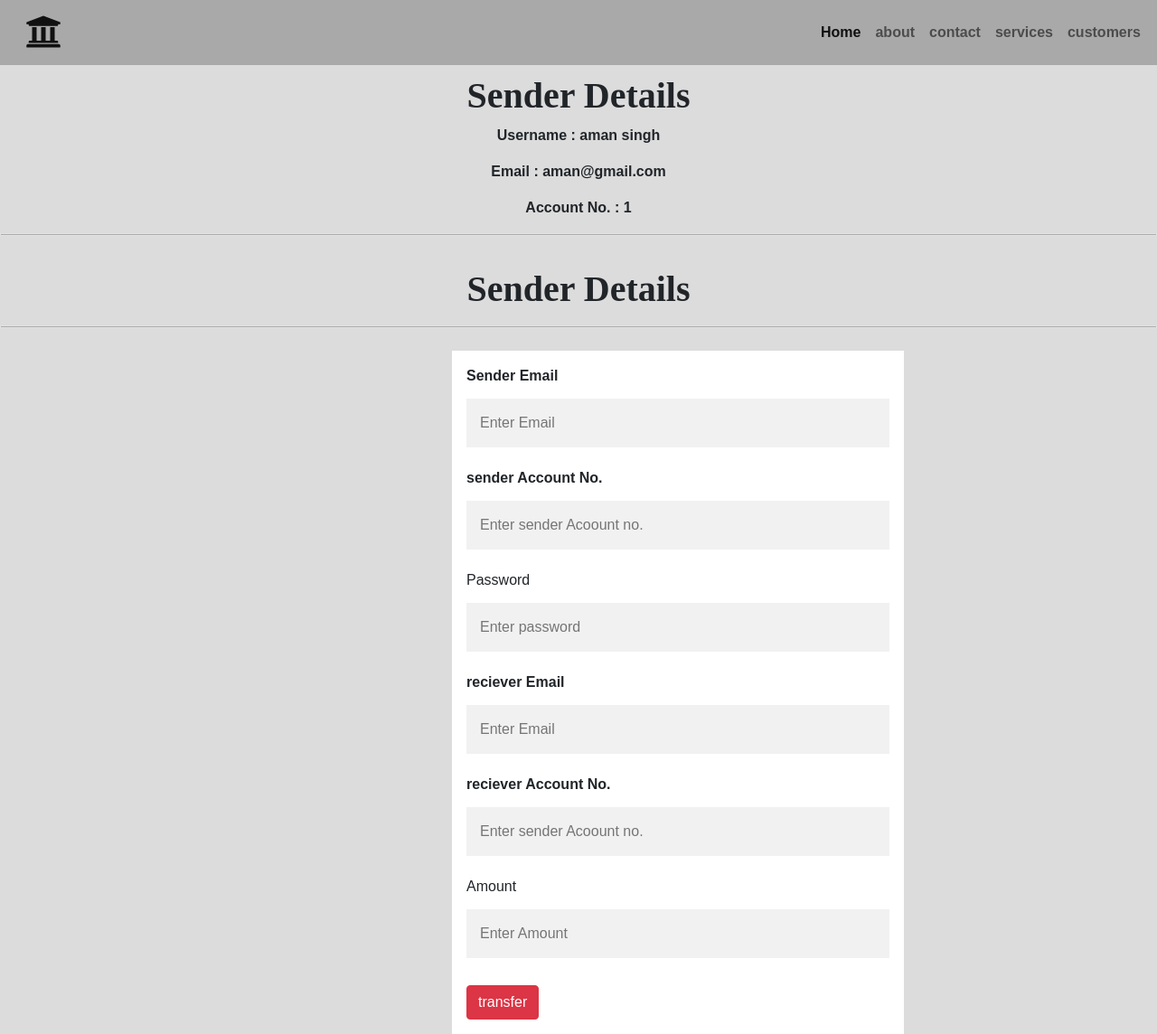
Screenshot of /make_transaction/8451294562 with the database file from the repository.
### core/models.py (models this page shows)
class Customers(models.Model):
    first_name = models.CharField(max_length=100)
    last_name = models.CharField(max_length=100)
    user_email = models.EmailField(max_length=100, unique=True)
    acoount_no = models.CharField(max_length=220, unique=True)
    password = models.CharField(max_length=100)
    current_balance = models.FloatField(
        validators=[MinValueValidator(3000.00)])

### core/views.py (the view)
# urls.py: path('make_transaction/<int:id>', make_transaction, name="make_transaction"),
def make_transaction(request, id):
    o_cust = Customers.objects.get(acoount_no=id)
    context = {
        'user_email': o_cust.user_email,
        'first_name': o_cust.first_name,
        'last_name': o_cust.last_name,
        'acoount_no': o_cust.id,
        'flag': 0,
    }
    return render(request, 'make_transaction.html', context)

### core/templates/make_transaction.html (shortened to what this page needs)
{% extends 'base.html' %}
{% load static %}
{% block content %}
    </head>
    <body>
        <h1 style="text-align: center; font-weight: bold; font-family: cursive; padding-top: 10px;">Sender Details</h1>
        <div class="sender">
            <p>Username : {{first_name}} {{last_name}}</p>
            <p>Email : {{user_email}}</p>
            <p>Account No. : {{acoount_no}}</p>
        </div>
        <hr>
        <h1 style="text-align: center; font-weight: bold; font-family: cursive; padding-top: 10px;">Sender Details</h1>
        <hr>
    <form action="{% url 'transfer' %}" class="form1" method="POST">
      <div class="container">
        <label for="sender_email"><b> Sender Email</b></label><br>
        <input type="text" placeholder="Enter Email" name="sender_email" id="email" required><br>
        <label for="sender_acc"><b>sender Account No.</b></label>
        <input type="text" placeholder="Enter sender Acoount no." name="sender_acc" required>
        <label for="sender_password">Password</label>
        <input type="password" name="sender_password" id="" placeholder="Enter password">
        <label for="reciever_email"><b> reciever Email</b></label><br>
        <input type="text" placeholder="Enter Email" name="reciever_email" id="email" required><br>
        <label for="reciever_acc"><b>reciever Account No.</b></label>
        <input type="text" placeholder="Enter sender Acoount no." name="reciever_acc" required>
        <label for="amount">Amount</label>
        <input type="text" placeholder="Enter Amount" name="amount" required>
        <input type="Submit" class="btn btn-danger mt-2" value="transfer">
      </div>
    </form>
    </body>
{% endblock content %}

### core/static/css/style.css (style rules this page uses)
* { margin: 0; padding: 0; font-family: sans-serif; }

### core/templates/make_transaction.html (style rules this page uses)
body { font-family: Arial, Helvetica, sans-serif; background-color:gainsboro; }
* { box-sizing: border-box; }
.container { padding: 16px; background-color: white; }
input[type=text], input[type=password] { width: 100%; padding: 15px; margin: 5px 0 22px 0; display: inline-block; border: none; background: #f1f1f1; }
hr { border: 1px solid #f1f1f1; margin-bottom: 25px; }
.form1 { height: 100px; width: 500px; margin-left: 500px; }
.sender p { text-align: center; font-weight: bold; }

### rows the page displays
Customers: first_name "aman", last_name "singh", user_email "aman@gmail.com"

### other values shown
{{ acoount_no }} "1"
